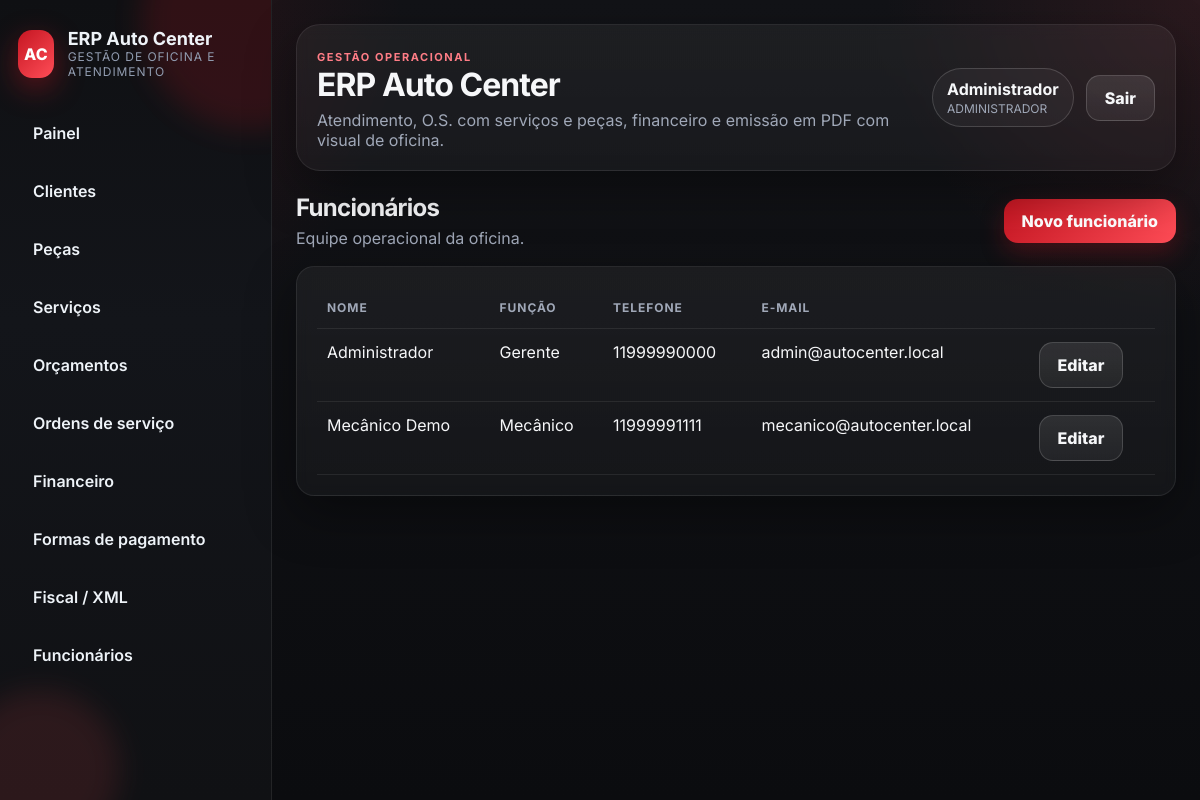
Screenshot of /funcionarios (signed in) with the database file from the repository.
### app/models.py (models this page shows, shortened)
class TimestampMixin:
    created_at = db.Column(db.DateTime, default=datetime.now, nullable=False)
    updated_at = db.Column(db.DateTime, default=datetime.now, onupdate=datetime.now, nullable=False)

class SerializableMixin:
    def to_dict(self) -> dict:
        data: dict = {}
        for column in self.__table__.columns:
            value = getattr(self, column.name)
            if isinstance(value, (datetime, date)):
                data[column.name] = value.isoformat()
            elif isinstance(value, Decimal):
                data[column.name] = float(value)
            else:
                data[column.name] = value
        return data

class User(db.Model, TimestampMixin, SerializableMixin):
    __tablename__ = 'users'
    id = db.Column(db.Integer, primary_key=True)
    username = db.Column(db.String(50), unique=True, nullable=False)
    password_hash = db.Column(db.String(255), nullable=False)
    role = db.Column(db.String(30), nullable=False, default='MECANICO')
    nome = db.Column(db.String(120), nullable=False)
    ativo = db.Column(db.Boolean, default=True, nullable=False)

class Employee(db.Model, TimestampMixin, SerializableMixin):
    __tablename__ = 'employees'
    id = db.Column(db.Integer, primary_key=True)
    nome = db.Column(db.String(120), nullable=False)
    funcao = db.Column(db.String(80), nullable=False)
    telefone = db.Column(db.String(30))
    email = db.Column(db.String(120))
    ativo = db.Column(db.Boolean, default=True, nullable=False)
    observacoes = db.Column(db.Text)
    work_orders = db.relationship('WorkOrder', back_populates='employee')

### app/web.py (the view)
@web_bp.get('/funcionarios')
@login_required
@admin_required
def employees_index():
    employees = Employee.query.order_by(Employee.nome).all()
    return render_template('funcionarios/index.html', employees=employees)

### app/auth.py (called while the page is built)
def current_user() -> User | None:
    user_id = session.get(SESSION_KEY)
    if not user_id:
        return None
    return db.session.get(User, user_id)

def login_required(view):
    @wraps(view)
    def wrapped(*args, **kwargs):
        if not current_user():
            flash('Faça login para continuar.', 'warning')
            return redirect(url_for('web.login', next=request.path))
        return view(*args, **kwargs)
    return wrapped

def role_required(*roles: str):
    def decorator(view):
        @wraps(view)
        def wrapped(*args, **kwargs):
            user = current_user()
            if not user:
                return redirect(url_for('web.login'))
            if user.role not in roles:
                abort(403)
            return view(*args, **kwargs)
        return wrapped
    return decorator

### app/templates/funcionarios/index.html
{% extends 'base.html' %}
{% block content %}
<div class="page-header">
  <div><h2>Funcionários</h2><p class="muted">Equipe operacional da oficina.</p></div>
  <a class="button" href="{{ url_for('web.employees_new') }}">Novo funcionário</a>
</div>
<div class="table-card">
  <table class="table">
    <thead><tr><th>Nome</th><th>Função</th><th>Telefone</th><th>E-mail</th><th></th></tr></thead>
    <tbody>
      {% for employee in employees %}
      <tr>
        <td>{{ employee.nome }}</td>
        <td>{{ employee.funcao }}</td>
        <td>{{ employee.telefone or '-' }}</td>
        <td>{{ employee.email or '-' }}</td>
        <td><a class="button secondary" href="{{ url_for('web.employees_edit', employee_id=employee.id) }}">Editar</a></td>
      </tr>
      {% else %}
      <tr><td colspan="5">Nenhum funcionário cadastrado.</td></tr>
      {% endfor %}
    </tbody>
  </table>
</div>
{% endblock %}

### app/templates/base.html (shortened to what this page needs)
<!DOCTYPE html>
<html lang="pt-BR">
<head>
  <link rel="stylesheet" href="{{ url_for('static', filename='styles.css') }}">
</head>
<body>
  <aside class="sidebar">
    <div class="sidebar-glow sidebar-glow-top"></div>
    <div class="sidebar-glow sidebar-glow-bottom"></div>
    <div class="brand">
      <div class="brand-badge">AC</div>
      <div>
        <strong>ERP Auto Center</strong>
        <span>gestão de oficina e atendimento</span>
      </div>
    </div>
    <nav>
      <a href="{{ url_for('web.dashboard') }}">Painel</a>
      <a href="{{ url_for('web.clients_index') }}">Clientes</a>
      <a href="{{ url_for('web.products_index') }}">Peças</a>
      <a href="{{ url_for('web.services_index') }}">Serviços</a>
      <a href="{{ url_for('web.budgets_index') }}">Orçamentos</a>
      <a href="{{ url_for('web.work_orders_index') }}">Ordens de serviço</a>
      {% if current_user() and current_user().role == 'ADMINISTRADOR' %}
      <a href="{{ url_for('web.finance_index') }}">Financeiro</a>
      <a href="{{ url_for('web.payment_methods_index') }}">Formas de pagamento</a>
      <a href="{{ url_for('web.fiscal_index') }}">Fiscal / XML</a>
      <a href="{{ url_for('web.employees_index') }}">Funcionários</a>
      {% endif %}
    </nav>
  </aside>
  <main class="main">
    <header class="topbar card glass-card">
      <div>
        <span class="eyebrow">gestão operacional</span>
        <h1>ERP Auto Center</h1>
        <p>Atendimento, O.S. com serviços e peças, financeiro e emissão em PDF com visual de oficina.</p>
      </div>
      <div class="user-box">
        {% if current_user() %}
        <div class="user-chip">
          <strong>{{ current_user().nome }}</strong>
          <span>{{ current_user().role }}</span>
        </div>
        <a class="button secondary" href="{{ url_for('web.logout') }}">Sair</a>
        {% endif %}
      </div>
    </header>
    {% block content %}{% endblock %}
  </main>
</body>
</html>

### app/static/styles.css (style rules this page uses)
:root { --bg: #0f0f12; --bg-soft: #17171c; --surface: #17191f; --surface-2: #1f222b; --surface-3: #252a35; --line: rgba(255,255,255,0.08); --line-strong: rgba(255,255,255,0.16); --text: #f6f7f9; --muted: #a0a8b8; --primary: #c51622; --primary-2: #ff4d57; --success: #15b26d; --danger: #f04452; --warning: #f5a524; --shadow: 0 18px 50px rgba(0, 0, 0, 0.35); --radius: 18px; --radius-lg: 24px; }
* { box-sizing: border-box; }
html { scroll-behavior: smooth; }
body { margin: 0; font-family: Inter, Arial, sans-serif; background: radial-gradient(circle at top left, rgba(197, 22, 34, 0.18), transparent 28%), radial-gradient(circle at top right, rgba(255, 77, 87, 0.10), transparent 22%), linear-gradient(180deg, #121317 0%, #0b0c0f 100%); color: var(--text); }
a { color: #ff8b92; text-decoration: none; }
.sidebar { position: fixed; top: 0; left: 0; width: 272px; height: 100vh; padding: 28px 18px; background: linear-gradient(180deg, #0f1013, #13151a 40%, #101114 100%); border-right: 1px solid var(--line); color: #eef3f8; overflow: hidden; }
.sidebar-glow { position: absolute; border-radius: 999px; filter: blur(14px); opacity: .65; pointer-events: none; }
.sidebar-glow-top { width: 220px; height: 220px; background: rgba(197, 22, 34, 0.28); top: -90px; right: -90px; }
.sidebar-glow-bottom { width: 160px; height: 160px; background: rgba(255, 77, 87, 0.18); bottom: -50px; left: -40px; }
.brand { position: relative; display: flex; gap: 14px; align-items: center; margin-bottom: 30px; }
.brand strong { display: block; font-size: 18px; }
.brand span { display: block; color: #919cb0; font-size: 12px; text-transform: uppercase; letter-spacing: .08em; }
.brand-badge { width: 48px; height: 48px; border-radius: 14px; display: grid; place-items: center; background: linear-gradient(135deg, var(--primary), var(--primary-2)); color: #fff; font-weight: 800; box-shadow: 0 10px 30px rgba(197, 22, 34, 0.45); }
.sidebar nav { display: flex; flex-direction: column; gap: 10px; position: relative; }
.sidebar nav a { padding: 13px 14px; border-radius: 14px; color: #eef3f8; border: 1px solid transparent; font-weight: 600; }
.main { margin-left: 272px; min-height: 100vh; padding: 24px; }
.topbar { display: flex; justify-content: space-between; align-items: center; gap: 16px; margin-bottom: 22px; }
.card, .table-card, .stat { background: linear-gradient(180deg, rgba(255,255,255,0.05), rgba(255,255,255,0.03)); border: 1px solid var(--line); border-radius: var(--radius); box-shadow: var(--shadow); backdrop-filter: blur(6px); }
.glass-card { border-radius: var(--radius-lg); }
.card, .table-card { padding: 20px; }
.table-card { overflow: visible; }
.stat span, .muted { color: var(--muted); }
.topbar h1, .page-header h2 { margin: 0; letter-spacing: -0.03em; }
.topbar p, .page-header p { margin: 6px 0 0; color: var(--muted); }
.page-header { display: flex; justify-content: space-between; gap: 16px; align-items: center; margin-bottom: 18px; }
.eyebrow, .hero-kicker, .status-label { display: inline-flex; align-items: center; gap: 8px; text-transform: uppercase; letter-spacing: .14em; font-size: 11px; font-weight: 700; color: #ff7d86; }
.user-box { display: flex; gap: 12px; align-items: center; }
.user-chip { padding: 10px 14px; border-radius: 999px; border: 1px solid var(--line-strong); background: rgba(255,255,255,0.04); display: flex; flex-direction: column; gap: 2px; }
.user-chip span { color: var(--muted); font-size: 12px; }
.table { width: 100%; border-collapse: collapse; }
.table th, .table td { padding: 13px 10px; border-bottom: 1px solid var(--line); text-align: left; vertical-align: top; }
.table th { font-size: 12px; text-transform: uppercase; letter-spacing: .08em; color: var(--muted); }
button, .button { display: inline-flex; align-items: center; justify-content: center; gap: 8px; padding: 12px 18px; border: 0; border-radius: 14px; background: linear-gradient(135deg, var(--primary), var(--primary-2)); color: #fff; font-weight: 800; cursor: pointer; text-decoration: none; box-shadow: 0 10px 24px rgba(197, 22, 34, 0.28); }
.button.secondary, button.secondary { background: linear-gradient(180deg, rgba(255,255,255,.10), rgba(255,255,255,.06)); color: var(--text); box-shadow: none; border: 1px solid var(--line-strong); }
.table td, .table th { overflow: visible; }

### rows the page displays
User: nome "Administrador", role "ADMINISTRADOR"
Employee: nome "Administrador", funcao "Gerente", telefone "11999990000", email "admin@autocenter.local"
Employee: nome "Mecânico Demo", funcao "Mecânico", telefone "11999991111", email "mecanico@autocenter.local"
